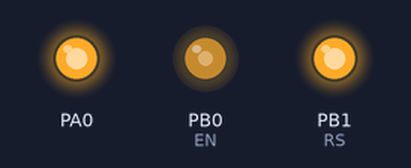
A program run on a simulated ATmega32, built with avr-gcc and emulated at 8 MHz. Shown: output pins drawn as LEDs (lit = HIGH).

Above: at 0.1 s.
At 2.95 s:
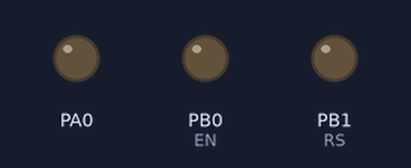
At 5.7 s:
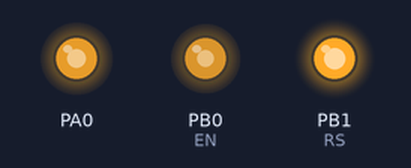
At 5.85 s:
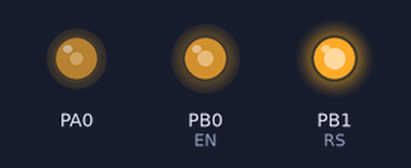
At 12.8 s:
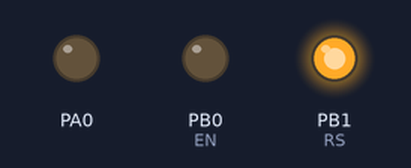
Timing chart, 0 to 16.6 s (numbered marks = the images above):
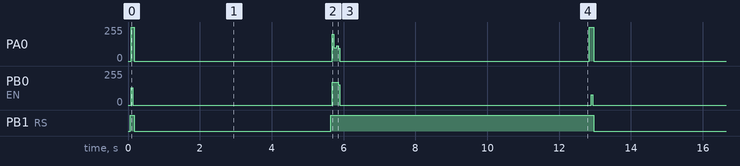

The program:

16-LCD_write_welcome_screen.c
```c
/*
 * _16_LCD_write_welcome_screen.c
 *
 * Created: 5/18/2022 2:18:37 PM
 *  Author: Mohamed Yasser
 */


#include "LCD.h"

int main(void)
{
	uint8 i = 0; //outer loop counter
	uint8 j = 0; //inner loop counter
	LCD_init();

    while(1)
    {
		LCD_send_string("Welcome");
		for (i=0; i<3; ++i)
		{
			for(j=0; j<9; ++j)
			{
				_delay_ms(100);
				LCD_send_command(ENTIRE_DISPLAY_RIGHT);
			}
			for(j=0; j<9; ++j)
			{
				_delay_ms(100);
				LCD_send_command(ENTIRE_DISPLAY_LEFT);
			}
		}

		LCD_clear_screen();
		LCD_send_string("*Mohamed Yasser*");
		LCD_move_cursor(2,1);
		LCD_send_string("  23 years old ");
		LCD_move_cursor(3,1);
		LCD_send_string(" Biomedical eng.");
		LCD_move_cursor(4,1);
		LCD_send_string("  Embedded eng.");
		_delay_ms(7000);
		LCD_clear_screen();
    }
}
```

LCD_config.h
```c
/*
 * LCD_config.h
 *
 * Created: 5/19/2022 8:38:19 PM
 *  Author: Mohamed Yasser
 */


#ifndef LCD_CONFIG_H_
#define LCD_CONFIG_H_


#define eight_bits_mode
#define F_CPU 8000000UL
#include <util/delay.h>

#endif /* LCD_CONFIG_H_ */
```

Atmega_GPIO.c
```c
#include "Atmega_GPIO.h"

void GPIO_pin_direction(char PORT, uint8 BIT, uint8 DIR)
{
    switch(PORT)
    {
        case 'A':
        case 'a':
            if(1 == DIR)
            {
                SET_BIT(DDRA, BIT); //set direction of this pin in port A as output
            }
            else
            {
                CLR_BIT(DDRA, BIT); //set direction of this pin in port A as input
            }
        break;
        case 'B':
        case 'b':
            if(1 == DIR)
            {
                SET_BIT(DDRB, BIT); //set direction of this pin in port B as output
            }
            else
            {
                CLR_BIT(DDRB, BIT); //set direction of this pin in port B as input
            }
        break;
        case 'C':
        case 'c':
            if(1 == DIR)
            {
                SET_BIT(DDRC, BIT); //set direction of this pin in port B as output
            }
            else
            {
                CLR_BIT(DDRC, BIT); //set direction of this pin in port B as input
            }
        break;
        case 'D':
        case 'd':
            if(1 == DIR)
            {
                SET_BIT(DDRD, BIT); //set direction of this pin in port C as output
            }
            else
            {
                CLR_BIT(DDRD, BIT); //set direction of this pin in port C as input
            }
        break;
        default:
        break;
    } //end of switch(PORT);
} //end of  GPIO_pin_direction();


void GPIO_pin_write(char PORT, uint8 BIT, uint8 DATA)
{
    switch(PORT)
    {
        case 'A':
        case 'a':
            if(1 == DATA)
            {
                SET_BIT(PORTA, BIT); //set output value of this pin in port A to 1
            }
            else
            {
                CLR_BIT(PORTA, BIT); //set output value of this pin in port A to 0
            }
        break;
        case 'B':
        case 'b':
            if(1 == DATA)
            {
                SET_BIT(PORTB, BIT); //set output value of this pin in port B to 1
            }
            else
            {
                CLR_BIT(PORTB, BIT); //set output value of this pin in port B to 0
            }
        break;
        case 'C':
        case 'c':
            if(1 == DATA)
            {
                SET_BIT(PORTC, BIT); //set output value of this pin in port C to 1
            }
            else
            {
                CLR_BIT(PORTC, BIT); //set output value of this pin in port C to 0
            }
        break;
        case 'D':
        case 'd':
            if(1 == DATA)
            {
                SET_BIT(PORTD, BIT); //set output value of this pin in port C to 1
            }
            else
            {
                CLR_BIT(PORTD, BIT); //set output value of this pin in port C to 0
            }
        break;
        default:
        break;
    } //end of switch(PORT);
} // end of GPIO_pin_write();


uint8 GPIO_pin_read(char PORT, uint8 BIT)
{
    uint8 read_value = 0;
    switch(PORT)
    {
        case 'A':
        case 'a':
            read_value = READ_BIT(PINA, BIT); //read value of given pin in port A
        break;
        case 'B':
        case 'b':
            read_value = READ_BIT(PINB, BIT); //read value of given pin in port B
        break;
        case 'C':
        case 'c':
            read_value = READ_BIT(PINC, BIT); //read value of given pin in port C
        break;
        case 'D':
        case 'd':
            read_value = READ_BIT(PIND, BIT); //read value of given pin in port D
        break;
        default:
        break;
    } //end of switch(PORT);
    return read_value;
} // end of GPIO_pin_read();


void GPIO_pin_toggle(char PORT, uint8 BIT)
{
    switch(PORT)
    {
        case 'A':
        case 'a':
            TOG_BIT(PORTA, BIT); //toggle value of given pin in port A
        break;
        case 'B':
        case 'b':
            TOG_BIT(PORTB, BIT); //toggle value of given pin in port B
        break;
        case 'C':
        case 'c':
            TOG_BIT(PORTC, BIT); //toggle value of given pin in port C
        break;
        case 'D':
        case 'd':
            TOG_BIT(PORTD, BIT); //toggle value of given pin in port D
        break;
        default:
        break;
    } //end of switch(PORT);
} // end of GPIO_pin_toggle();


void GPIO_port_direction(char PORT, uint8 DIR)
{
    switch(PORT)
    {
        case 'A':
        case 'a':
            DDRA = DIR; // set direction of port A to the given DIR
        break;
        case 'B':
        case 'b':
            DDRB = DIR; // set direction of port B to the given DIR
        break;
        case 'C':
        case 'c':
            DDRC = DIR; // set direction of port C to the given DIR
        break;
        case 'D':
        case 'd':
            DDRD = DIR; // set direction of port D to the given DIR
        break;
        default:
        break;
    } // end of switch(PORT);
} // end of GPIO_port_direction();


void GPIO_port_write(char PORT, uint8 DATA)
{
    switch(PORT)
    {
        case 'A':
        case 'a':
            PORTA = DATA; // write these data on port A
        break;
        case 'B':
        case 'b':
            PORTB = DATA; // write these data on port B
        break;
        case 'C':
        case 'c':
            PORTC = DATA; // write these data on port C
        break;
        case 'D':
        case 'd':
            PORTD = DATA; // write these data on port D
        break;
        default:
        break;
    } // end of switch(PORT);
} // end of GPIO_port_write();


uint8 GPIO_port_read(char PORT)
{
    uint8 read_port = 0;
    switch(PORT)
    {
        case 'A':
        case 'a':
            read_port = PINA; // read data from port A
        break;
        case 'B':
        case 'b':
            read_port = PINB; // read data from port B
        break;
        case 'C':
        case 'c':
            read_port = PINC; // read data from port C
        break;
        case 'D':
        case 'd':
            read_port = PIND; // read data from port D
        break;
        default:
        break;
    } // end of switch(PORT);
    return read_port;
} // end of GPIO_port_read();


void GPIO_pin_pull_up(char port_name, uint8 pin_number)
{
    switch(port_name)
    {
        case 'A':
        case 'a':
            CLR_BIT(DDRA,pin_number); //set pin_number of port_name as input
            CLR_BIT(SFIOR,PUD); //clear PUD bit in SFIOR register
            SET_BIT(PORTA,pin_number); //set pin_number of port_name as high value
        break;
        case 'B':
        case 'b':
            CLR_BIT(DDRB,pin_number); //set pin_number of port_name as input
            CLR_BIT(SFIOR,PUD); //clear PUD bit in SFIOR register
            SET_BIT(PORTB,pin_number); //set pin_number of port_name as high value
        break;
        case 'C':
        case 'c':
            CLR_BIT(DDRC,pin_number); //set pin_number of port_name as input
            CLR_BIT(SFIOR,PUD); //clear PUD bit in SFIOR register
            SET_BIT(PORTC,pin_number); //set pin_number of port_name as high value
        break;
        case 'D':
        case 'd':
            CLR_BIT(DDRD,pin_number); //set pin_number of port_name as input
            CLR_BIT(SFIOR,PUD); //clear PUD bit in SFIOR register
            SET_BIT(PORTD,pin_number); //set pin_number of port_name as high value
        break;
        default:
        break;
    } // end of switch(port_name);
}


void GPIO_port_write_high_nibble(char port_name, uint8 high_nibble)
{
    high_nibble <<= 4; //clear low_nibble bits in number
    switch(port_name)
    {
        case 'A':
        case 'a':
            PORTA &= 0x0f;
            PORTA |= high_nibble;
        break;
        case 'B':
        case 'b':
            PORTB &= 0x0f;
            PORTB |= high_nibble;
        break;
        case 'C':
        case 'c':
            PORTC &= 0x0f;
            PORTC |= high_nibble;
        break;
        case 'D':
        case 'd':
            PORTD &= 0x0f;
            PORTD |= high_nibble;
        break;
        default:
        break;
    } // end of switch(port_name);
}

void GPIO_port_write_low_nibble(char port_name, uint8 low_nibble)
{
    low_nibble &= 0x0f; //clear high_nibble bits in number
    switch(port_name)
    {
        case 'A':
        case 'a':
            PORTA &= 0xf0;
            PORTA |= low_nibble;
        break;
        case 'B':
        case 'b':
            PORTB &= 0xf0;
            PORTB |= low_nibble;
        break;
        case 'C':
        case 'c':
            PORTC &= 0xf0;
            PORTC |= low_nibble;
        break;
        case 'D':
        case 'd':
            PORTD &= 0xf0;
            PORTD |= low_nibble;
        break;
        default:
        break;
    } // end of switch(port_name);
}
```

Atmega_GPIO.h
```c
#ifndef __ATMEGA_GPIO_HEADER__
#define __ATMEGA_GPIO_HEADER__

/*******************************************************************************
*@file: Atmega_GPOI.h
*@author: Mohamed Yasser
*@brief: driver for atmega32 MCU
*@about_GPIO_ports:
*--> each pin (I/O line) must be configered as input or output, before it is used.
*--> each port has 3 control registers: (DDRx, PORTx, PINx). (data directional, output reg, input reg).
*@How_to_use?
*   1- configer port direction using (DDRx) register. (1 for output, 0 for input).
*   2- use (PORTx) register to output data on port.
*   3- use (PINx) register to read data on port.
*******************************************************************************/


/*------------------- includes section: -------------------------*/
#include <avr/io.h>
#include "std_macros.h"
#include "typedef.h"
/*============================ end ==============================*/


/*---------------------- functions prototypes: -------------------------*/


/*
function name: GPIO_pin_direction
function arguments: (char PORT, uint8 BIT, uint8 DIR)
function return: void
function description: It set direction of specific port (PORTx = DIR);
*/
void GPIO_pin_direction(char PORT, uint8 BIT, uint8 DIR);


/*
function name: GPIO_pin_write
function arguments: (char PORT, uint8 BIT, uint8 DATA)
function return: void
function description: It writes data on specific pin
*/
void GPIO_pin_write(char PORT, uint8 BIT, uint8 DATA);


/*
function name: GPIO_pin_read
function arguments: (char PORT, uint8 BIT)
function return: uint8
function description: It reads data from specific pin
*/
uint8 GPIO_pin_read(char PORT, uint8 BIT);


/*
function name: GPIO_pin_toggle
function arguments: (char PORT, uint8 BIT)
function return: void
function description: It toggles the value on specific pin
*/
void GPIO_pin_toggle(char PORT, uint8 BIT);


/*
function name: GPIO_port_direction
function arguments: (char PORT, uint8 DIR)
function return: void
function description: It set direction of specific port as input (0) or output (1)
*/
void GPIO_port_direction(char PORT, uint8 DIR);


/*
function name: GPIO_port_write
function arguments: (char PORT, uint8 DATA)
function return: void
function description: It writes data on port
*/
void GPIO_port_write(char PORT, uint8 DATA);


/*
function name: GPIO_port_read
function arguments: (char PORT)
function return: uint8
function description: It reads data from port
*/
uint8 GPIO_port_read(char PORT);


/*
function name: GPIO_pin_pull_up
function arguments: (char port_name, uint8 pin_number)
function return: void
function description: It turns on the pull up resistor to the selected pin in port
*/
void GPIO_pin_pull_up(char port_name, uint8 pin_number);

/*
function name: GPIO_port_write_high_nibble
function arguments: (char port_name, uint8 high_nibble)
function return: void
function description: It writes the given data on high_nibble bits of the given port
*/
void GPIO_port_write_high_nibble(char port_name, uint8 high_nibble);

/*
function name: GPIO_port_write_low_nibble
function arguments: (char port_name, uint8 low_nibble)
function return: void
function description: It writes the given data on low_nibble bits of the given port
*/
void GPIO_port_write_low_nibble(char port_name, uint8 low_nibble);


/*============================ end ==============================*/


#endif //__ATMEGA_GPIO_HEADER__
```

LCD.c
```c
/*
 * LCD.c
 *
 * Created: 5/19/2022 1:03:48 AM
 *  Author: Mohamed Yasser
 */

#include "LCD.h"

static void LCD_send_pulse(void)
{
	GPIO_pin_write(EN_PORT,EN,1);
	_delay_ms(2);
	GPIO_pin_write(EN_PORT,EN,0);
	_delay_ms(1);
}


void LCD_send_command(uint8 command)
{
	#if defined four_bits_mode

	GPIO_port_write_low_nibble(LCD_PORT,command>>4); //write_low_nipple because LCD is connected to low_nipple pins
	GPIO_pin_write(RS_PORT,RS,0); //select command register
	LCD_send_pulse();
	GPIO_port_write_low_nibble(LCD_PORT,command); //write_low_nipple because LCD is connected to low_nipple pins
	GPIO_pin_write(RS_PORT,RS,0); //select command register
	LCD_send_pulse();

	#elif defined eight_bits_mode

	GPIO_port_write(LCD_PORT,command);
	GPIO_pin_write(RS_PORT,RS,0);
	LCD_send_pulse();

	#endif
}

void LCD_init(void)
{
	_delay_ms(40);

	#if defined four_bits_mode
	//set connection pins:
	GPIO_pin_direction(LCD_PORT,0,1);
	GPIO_pin_direction(LCD_PORT,1,1);
	GPIO_pin_direction(LCD_PORT,2,1);
	GPIO_pin_direction(LCD_PORT,3,1);
	GPIO_pin_direction(EN_PORT,EN,1);//set EN pin to output pin
	GPIO_pin_direction(RS_PORT,RS,1);//set RS pin to output pin
	//send command to inti LCD:
	LCD_send_command(FOUR_BITS);
	#elif defined eight_bits_mode
	//set connection pins:
	GPIO_port_direction(LCD_PORT,1);
	GPIO_pin_direction(EN_PORT,EN,1);//set EN pin to output pin
	GPIO_pin_direction(RS_PORT,RS,1);//set RS pin to output pin
	//send command to init LCD:
	LCD_send_command(EIGHT_BITS);
	#endif
	LCD_return_home();
	LCD_send_command(DISPLAY_ON_CURSOR_OFF);
	LCD_clear_screen();
	LCD_send_command(ENGLISH_ENTRY);
}


void LCD_clear_screen(void)
{
	LCD_send_command(CLEAR_SCREEN);
	_delay_ms(2);
}

void LCD_return_home(void)
{
	LCD_send_command(RETURN_HOME);
	_delay_ms(2);
}

void LCD_send_character(char character)
{
	#if defined four_bits_mode

	GPIO_pin_write(RS_PORT,RS,1);
	GPIO_port_write_low_nibble(LCD_PORT,character>>4);
	LCD_send_pulse();
	GPIO_pin_write(RS_PORT,RS,1);
	GPIO_port_write_low_nibble(LCD_PORT,character);
	LCD_send_pulse();

	#elif defined eight_bits_mode

	GPIO_pin_write(RS_PORT,RS,1);
	GPIO_port_write(LCD_PORT,character);
	LCD_send_pulse();

	#endif

}

void LCD_send_string(char* character)
{
	while ('\0' != *character)
	{
		LCD_send_character(*character);
		character += 1;
	}
}

void LCD_move_cursor(uint8 row, uint8 column)
{
	uint8 r = 0;
	uint8 c = 0;

	if( (row>0) && (row<5) && (column>0) && (column<21) )
	{
		if (1 == row)
		{
			c = (0x80 + column - 1);
		}
		else if (2 == row)
		{
			c = (0xC0 + column - 1);
		}
		else if (3 == row)
		{
			c = (0x90 + column - 1);
		}
		else
		{
			c = (0xD0 + column - 1);
		}
	}
	else
	{
		c = 0x80;
	}
	LCD_send_command(c);
}
```

std_macros.h
```c
#ifndef __STD_MACROS_HEADER__
#define __STD_MACROS_HEADER__


/*******************************************************************************
*@file: std_macros.h
*@author: Mohamed Yasser
*@brief: standard macros
*******************************************************************************/


/*------------------- macros functions: -------------------------*/
#define REG_SIZE (8)
#define SET_BIT(REG,BIT)  (REG |= (1<<BIT))
#define CLR_BIT(REG,BIT)  (REG &= (~(1<<BIT)))
#define TOG_BIT(REG,BIT)  (REG ^= (1<<BIT))
#define READ_BIT(REG,BIT) ((REG>>BIT)&1)
#define ROR(REG,NUM)      (REG = ((REG<<(REG_SIZE-NUM))|(REG>>NUM)))
#define ROL(REG,NUM)      (REG = ((REG>>(REG_SIZE-NUM))|(REG<<NUM)))
/*============================ end ==============================*/


#endif //__STD_MACROS_HEADER__
```

typedef.h
```c
#ifndef __typedef__
#define __typedef__

typedef unsigned char uint8;
typedef signed   char sint8;
typedef unsigned short uint16;
typedef signed   short sint16;
typedef unsigned long int uint32;
typedef signed   long int sint32;
typedef unsigned long long int uint64;
typedef signed   long long int sint64;
typedef float  float32;
typedef double float64;

#endif //__typedef__
```

Source omitted: LCD.h (3000 bytes)

Measured:
- by itself, PA0: repeats every 12.8 s: 0/255 5.5 s, 200/255 0.04 s, 101/255 0.08 s, 116/255 0.04 s, 96/255 0.04 s, 0/255 7.0 s, 255/255 0.13 s
- by itself, PB0 (EN): repeats every 12.8 s: 0/255 5.6 s, 171/255 0.16 s, 153/255 0.04 s, 0/255 7.0 s, 77/255 0.04 s
- by itself, PB1 (RS): repeats every 12.8 s: LOW 5.5 s, HIGH 7.3 s
